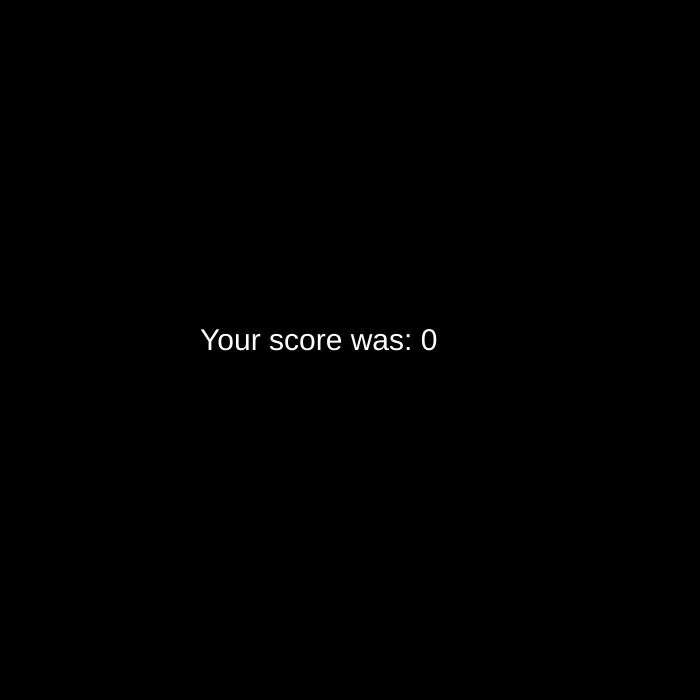
Frame 1 (no input)
Frame 60 (no input): identical to frame 1, image omitted
Frame 120 (the mouse pressed at the canvas centre since frame 60): identical to frame 1, image omitted

The p5.js sketch that drew this single still picture (run headless with seeded random() and noise() and a simulated clock; from frame 60 on, the mouse is pressed at the canvas centre):

// p5.js sketch
// ── sketch.js
var circleSize = 50;
var outerCircle = 300;
var clickTime = 300; //Frames 
var outerCircleSize = outerCircle;
var points = 0;
var speed = 300;
var showText = 50;
var currentText = '';
var gameRunning = false;

function setup() {
  createCanvas(700, 700);
  frameRate(60);
  circle = new Circles();
 
}

function draw() {
  background(0);
  if (gameRunning === true){
  circle.show();

  console.log(points);

  fill(255)
  textSize(20);
  text('Score: ' + points , 20, 680);

  if (showText < 25){
    if (currentText === '-300') fill(255, 0, 0);
    else fill(0, 255, 0);
    text(currentText, mouseX, mouseY);
    showText++;
  }
  }
  else {
    fill(255)
    textSize(30);
    text('Your score was: ' + points , 200, 350);
  }
}

function mouseClicked() {
  if (gameRunning === true){
  if(mouseX >= circle.x - circleSize/2 && mouseX <= circle.x + circleSize/2 && mouseY >= circle.y - circleSize/2 && mouseY <= circle.y + circleSize/2){
    if (outerCircleSize > 100) {
      circle.update();
      points -= 300;
      currentText = '-300';
    }
    if (outerCircleSize > 50 && outerCircleSize <= 100) {
      circle.update();
      points += 50;
      currentText = '50';
    }
    if (outerCircleSize > 25 && outerCircleSize <= 50) {
      circle.update();
      points += 100;
      currentText = '100';
    }
    if (outerCircleSize > -10 && outerCircleSize <= 25) {
      circle.update();
      points += 300;
      currentText = '300';
    }
    if (outerCircleSize > -25 && outerCircleSize <= -10) {
      circle.update();
      points += 100;
      currentText = '100';
    }
  }
  else {
    gameRunning = false;
    circle.update();
  }
  showText = 0;
  speed += 10;
  }
  else {
    gameRunning = true;
    points = 0;
    speed = 300;
  }
}
// ── circles.js
function Circles() {
  this.x = random(width-50);
  this.y = random(height-50);


  this.show = function() {
    outerCircleSize -= speed/100;
    ellipseMode(CENTER);

    strokeWeight(2);
    stroke(255);
    noFill()
    
    ellipse(circle.x, circle.y, outerCircleSize);
    console.log(outerCircleSize);

    fill(255);
    ellipse(this.x, this.y, circleSize);

    if (outerCircleSize < -25) {
      gameRunning = false;
      this.update();
    }

  }

  this.update = function() {
    outerCircleSize = outerCircle
    this.x = random(width-50);
    this.y = random(height-50);

  }
}
